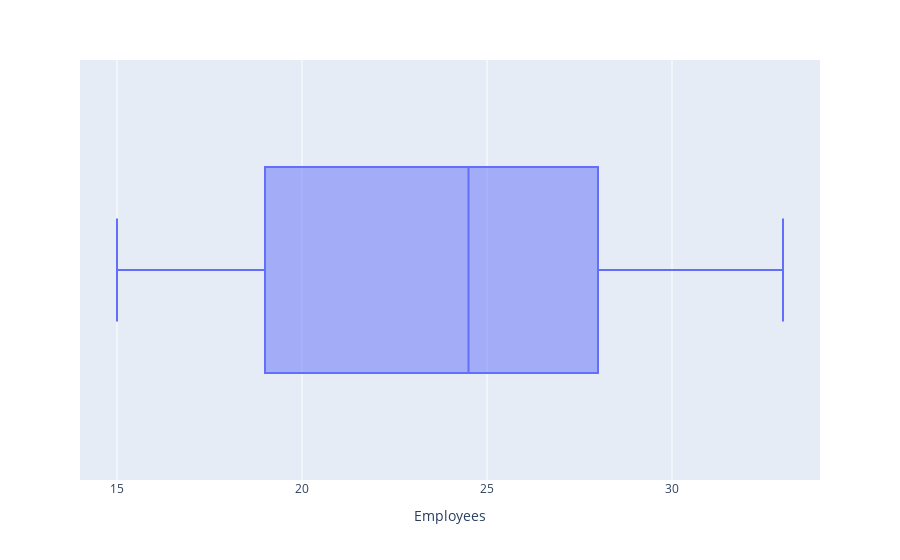

The code cell stored with this chart in its notebook:
### Code cell
fig = px.box(df2, x='Employees')
fig.show()

### Figure 1 — Plotly figure (JSON) as saved in the notebook; plotly's stock layout.template omitted (floating-point values rounded to 4 significant figures)
{"data": [{"alignmentgroup": "True", "hovertemplate": "Employees=%{x}<extra></extra>", "legendgroup": "", "marker": {"color": "#636efa"}, "name": "", "notched": false, "offsetgroup": "", "orientation": "h", "showlegend": false, "type": "box", "x": [26, 30, 31, 27, 18, 15, 16, 33, 26, 32, 21, 27, 28, 16, 18, 23, 16, 28, 21, 24, 15, 31, 22, 20, 28, 15, 18, 30, 26, 21, 30, 26, 32, 32, 15, 15, 23, 29, 31, 17, 28, 25, 26, 32, 19, 27, 22, 23, 24, 23], "x0": " ", "xaxis": "x", "y0": " ", "yaxis": "y"}], "layout": {"boxmode": "group", "legend": {"tracegroupgap": 0}, "margin": {"t": 60}, "xaxis": {"anchor": "y", "domain": [0, 1], "title": {"text": "Employees"}}, "yaxis": {"anchor": "x", "domain": [0, 1]}}}
